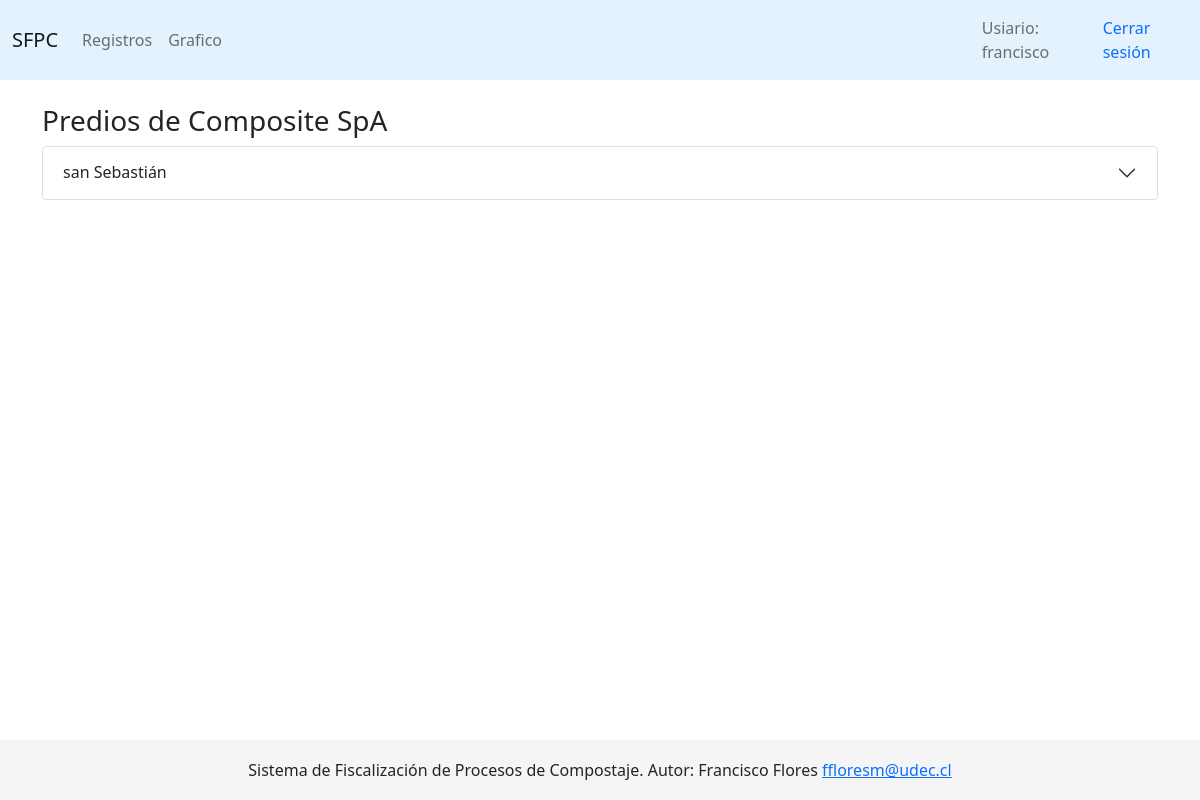
Before: /appremoto/predios/1 (signed in) with the older database file.
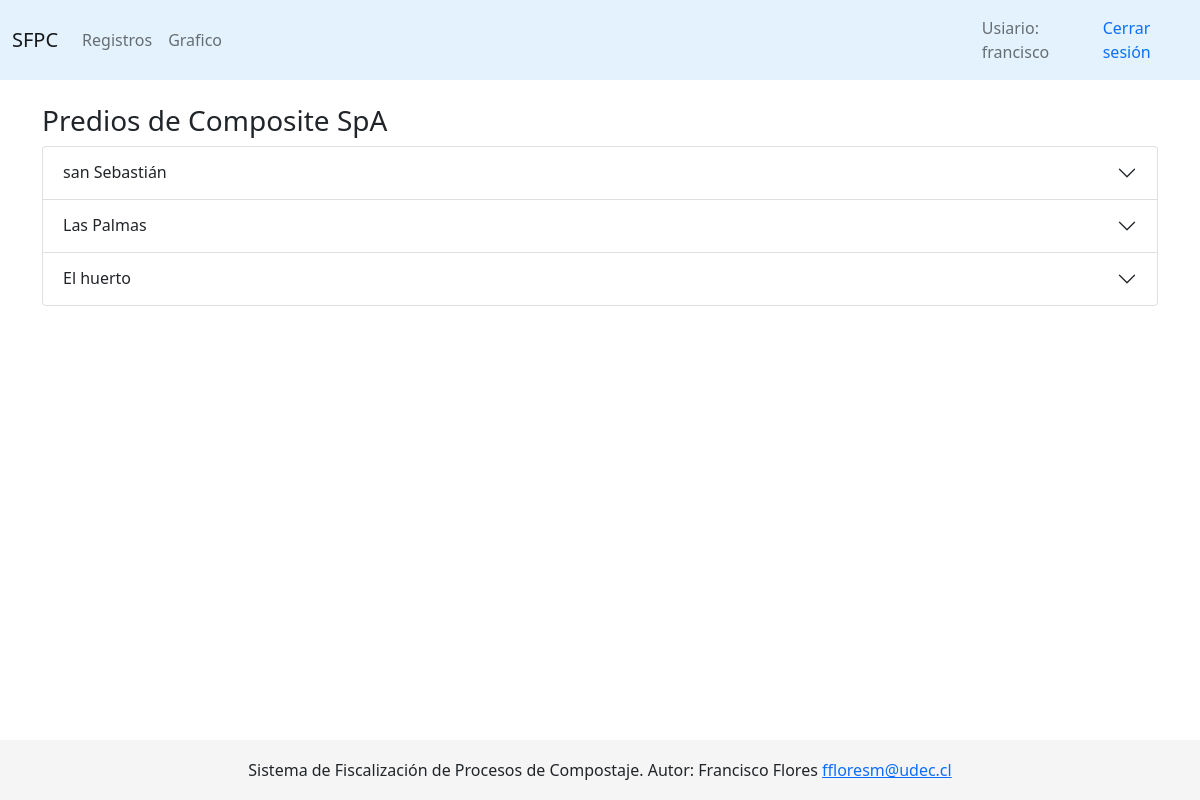
After: the same page with the newer database file.
### app/models.py (models this page shows, shortened)
class Predio(models.Model):
    nombre = models.CharField(max_length=100)

### appremoto/views.py (the view)
# urls.py: path('predios/<int:pk>', predios, name='predios'),
@login_required
@user_passes_test(es_fiscal)
def predios(request, pk):
    cliente = Cliente.objects.get(id=pk)
    predios = Pila.objects.filter(cliente_id=pk).values_list('predio__nombre', flat=True).distinct()
    predios = list(predios)
    pilas = Pila.objects.filter(cliente_id=pk)
    context = {
        'predios': predios,
        'cliente': cliente,
        'pilas': pilas,
    }
    return render(request, 'appremoto/predios_cliente.html', context)

### appremoto/views.py (called while the page is built)
def es_fiscal(user):
    return user.groups.filter(name='Fiscalizador').exists()

### appremoto/templates/appremoto/predios_cliente.html (shortened to what this page needs)
{% extends 'base_generic.html' %}
{% block page_content %}
    <br>
    <h3>Predios de {{cliente.nombre}}</h3>
    <div class="accordion" id="accordionExample">
        {% for predio in predios %}
        <div class="accordion-item">
            <h2 class="accordion-header" id="headingThree">
                <button class="accordion-button collapsed" type="button" data-bs-toggle="collapse" data-bs-target="#collapseThree" aria-expanded="false" aria-controls="collapseThree">
                    {{predio}}
                </button>
            </h2>
        </div>
        {% empty %}
        <div class="alert alert-warning" role="alert">
        <h5>No existen predios/pilas registradas</h5>
        </div>
        {% endfor %}
</div>
{% endblock page_content %}

Changed rows visible on the page:
added Predio: nombre "Las Palmas"
added Predio: nombre "El huerto"
